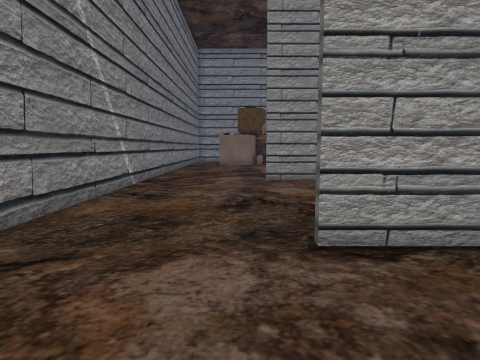
View 1 (above)

24 first-person views from a walk through a scene from a Unity 3-D project. The camera is 1.3 m above the floor, tilts 6° down and sees 75° across. The floor is counted in squares, 1 m on a side. Each view is taken from the middle of a square. On the plan, view 1 faces up. The plan holds only what a view shows up to about 14 squares ahead; the rest is blank. The place goes on beyond the plan. The player character is not drawn. Some surface patterns are stand-ins.

View 2
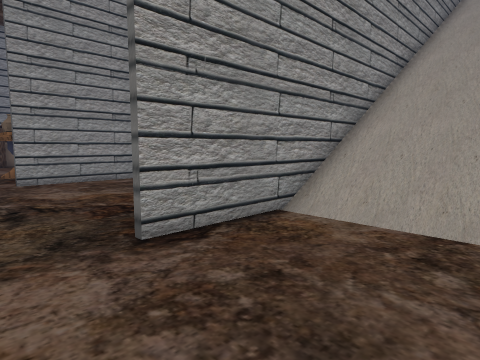

View 3
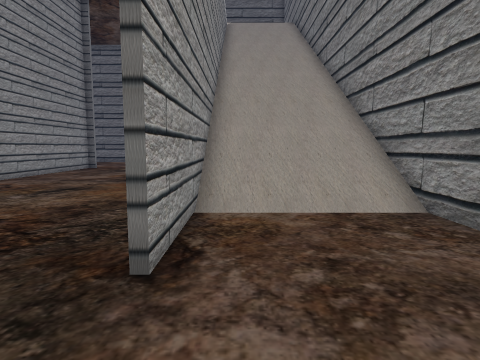

View 4
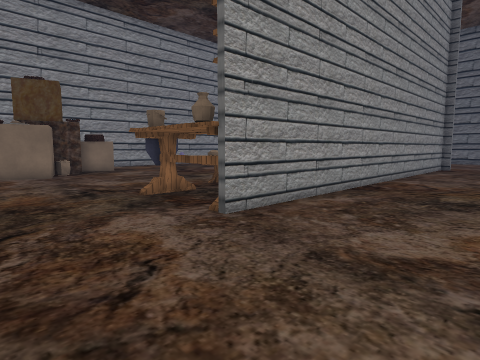

View 5
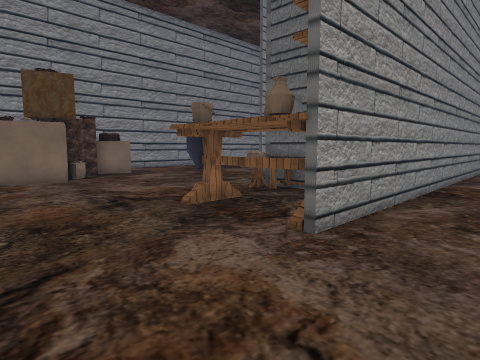

View 6
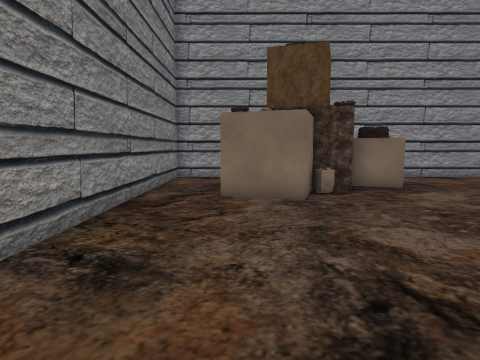

View 7
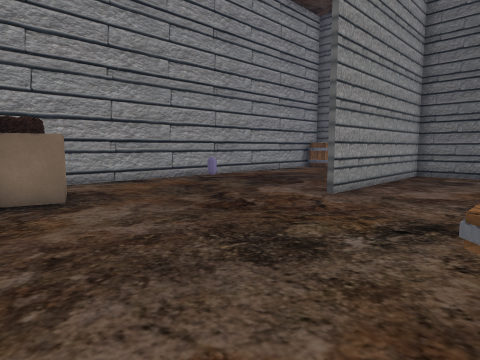

View 8
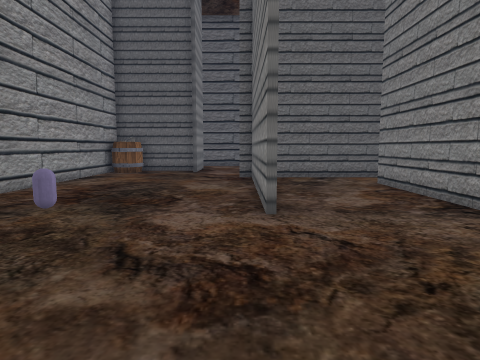

View 9
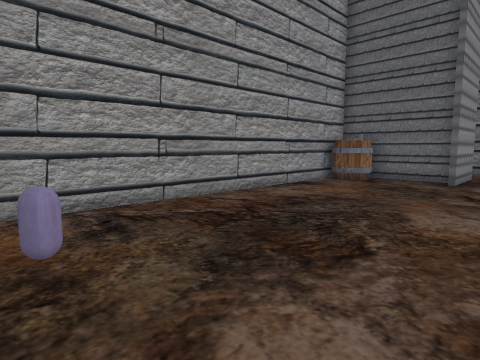

View 10
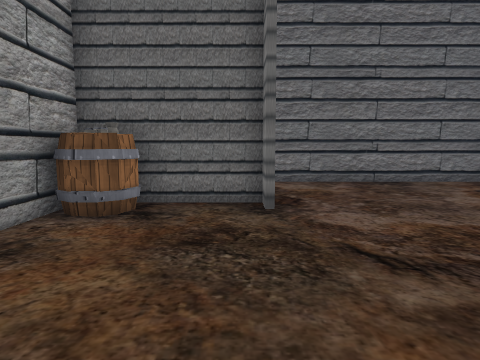

View 11
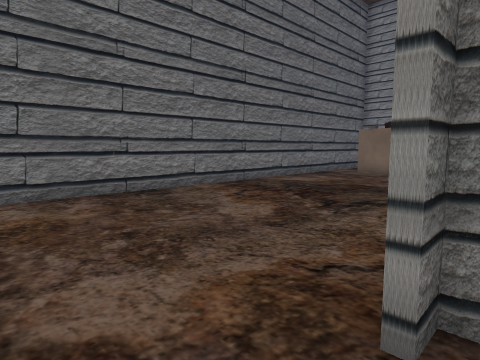

View 12
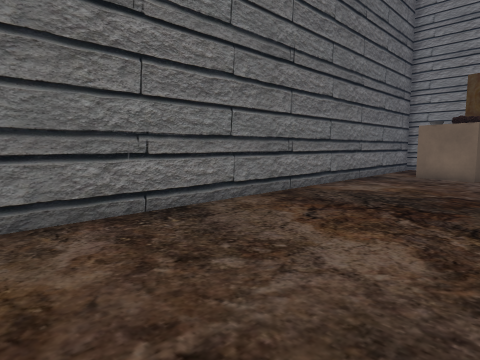

View 13
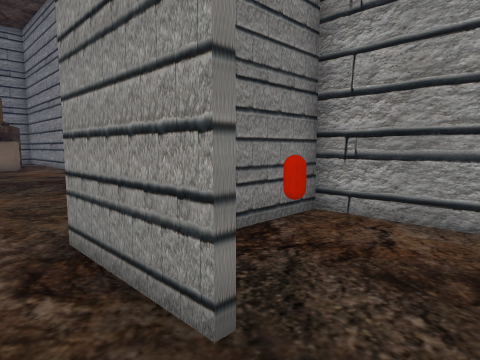

View 14
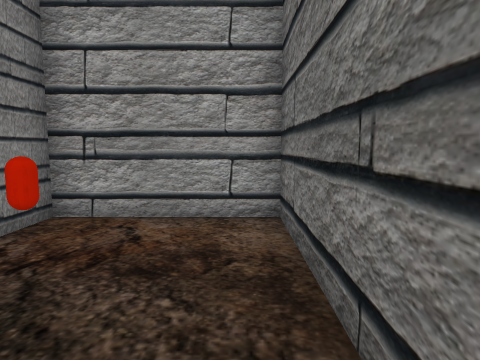

View 15
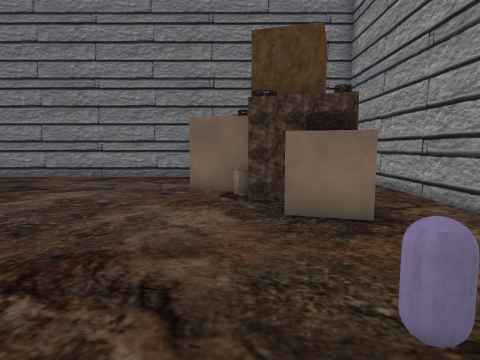

View 16
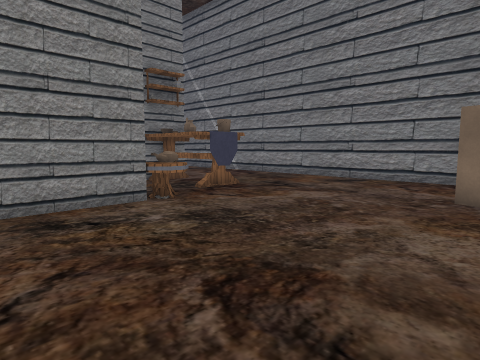

View 17
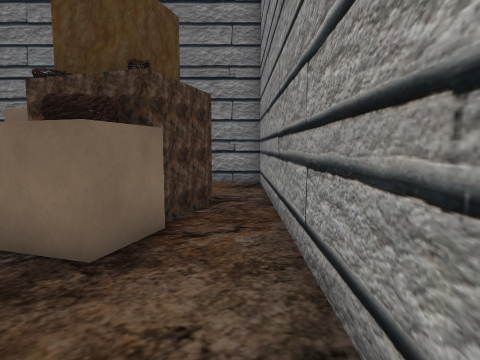

View 18
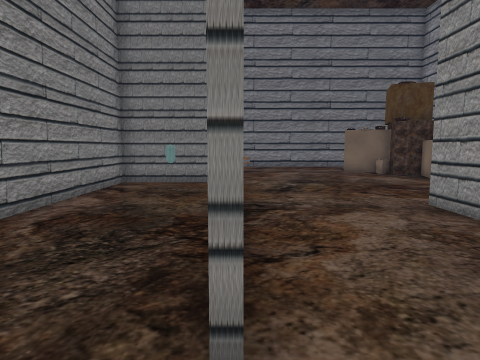

View 19
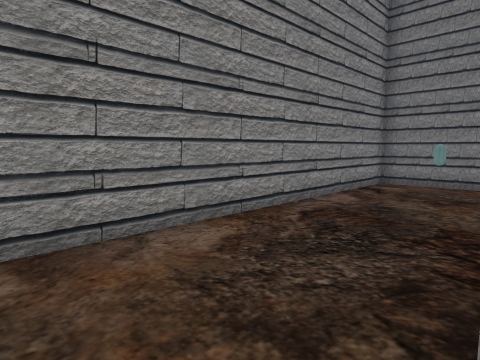

View 20
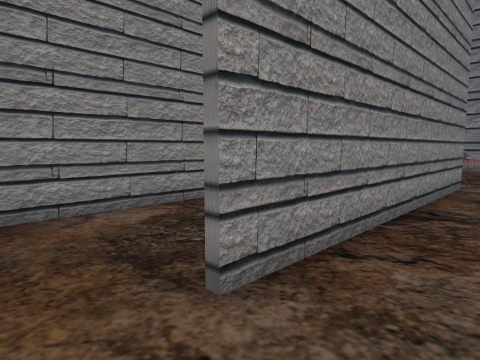

View 21
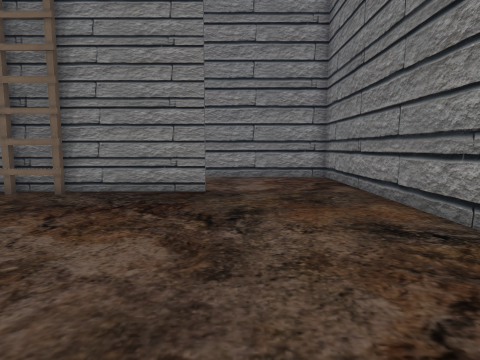

View 22
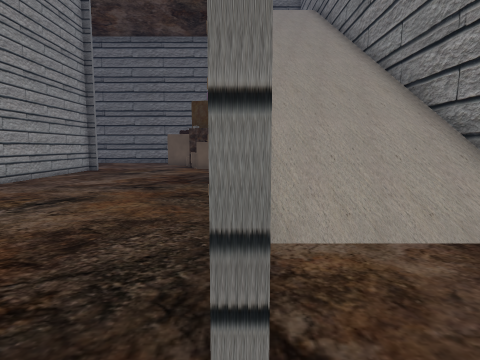

View 23
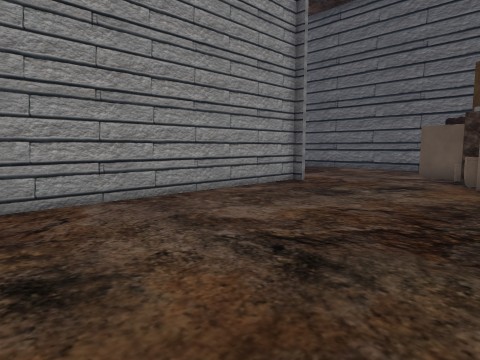

View 24
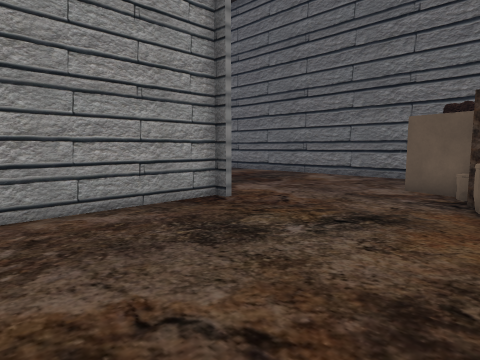

### Floor plan
Key: @ floor where view 1 was taken; # wall or solid block; x gap in a wall; . main floor; : floor 10 m higher than the main floor; / step, stairs or slope; T table; B bench; L block; A bag; C capsule; R barrel; E red capsule; F flag; O other object.
Columns run from 4 left of view 1 to 26 right of it. Each row starts with its distance up from view 1.
 29 ###############################
 28 #.......................OO....#
 27 #....LLL................RR....#
 26 #.. LLL LL...............#xE..#
 25 #.. LLLLL....C...........#....#
 24 #..  AA..................###..#
 23 #..LLL........................#
 22 #.....................#.......#
 21 #.............#########.......#
 20 #.....................#.......#
 19 #.....................#.......#
 18 #.....................#.......#
 17 #.......OO##########..#.......#
 16 #....TFTO#............# ......#
 15 #.....TT B.C..........  ......#
 14 #.....TT B............  ......#
 13 #....TTTBB#############.......#
 12 #.............................#
 11 #.............................#
 10 #.............................#
  9 #.........................O/..#
  8 #......................../L
  7 #......................//:
  6 #...................../
  5 #.................
  4 #....################
  3 #........////////////
  2 #........///////////
  1 #........///////////
  0 #...@....///////////
 -1 ####################

Positions as (right, up) in squares from view 1, and headings:
1: (0, 0), facing up
2: (-1, 0), facing up-right
3: (-2, 3), facing right
4: (-3, 8), facing up-right
5: (-3, 10), facing up-right
6: (-1, 15), facing up
7: (2, 17), facing up-right
8: (4, 22), facing right
9: (8, 22), facing up-right
10: (14, 25), facing right
11: (17, 24), facing down-right
12: (20, 23), facing down-right
13: (25, 23), facing up-left
14: (25, 23), facing up
15: (10, 24), facing left
16: (9, 24), facing down-left
17: (8, 28), facing left
18: (17, 17), facing left
19: (17, 17), facing down-left
20: (17, 19), facing down-left
21: (0, 13), facing down
22: (0, 4), facing right
23: (7, 5), facing up-right
24: (12, 6), facing up-right
